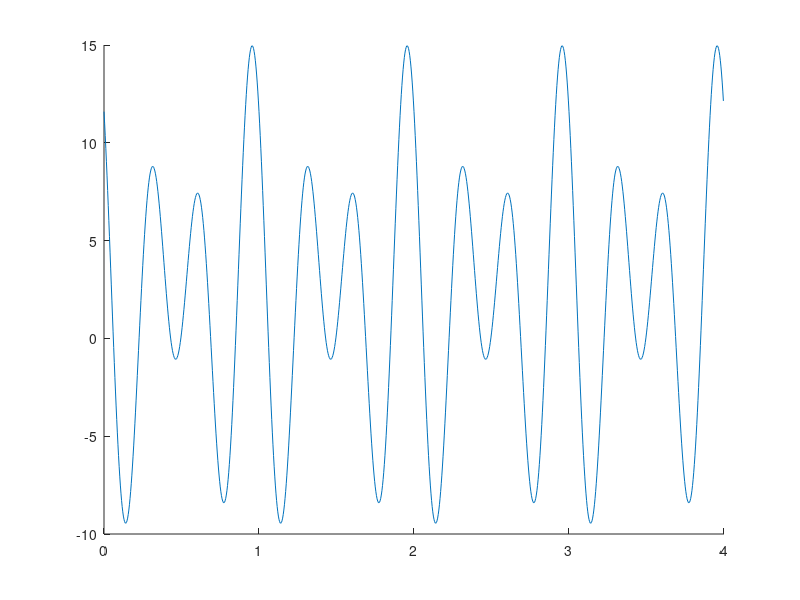

MATLAB code to generate this figure: (Note: this script raises an error after producing the figure.)
function testPowerSpectrum

    N = 1024;
    
    A1 = 5;
    A2 = 8;
    C = 2;
    freq1_rad = 2;
    freq2_rad = 3;
    phi1 = rand*2*pi;
    phi2 = pi/4;
%     t_start = 0;
    t =4*[0:N-1]/N;

    y = A1*sin(2*pi*freq1_rad*t + phi1)+A2*cos(2*pi*freq2_rad*t+phi2)+C;

%     y = y.* gaussian(t, mean(t), 5.8);
    figure(15); clf; hold on;
    
    plot(t,y);
    
    [freqs, pows, phases] = powerSpectrum(t, y);

    figure(16);
    plot(freqs, pows, 'o-')
    drawVerticalLine([freq1_rad, freq2_rad]);
    xlim([0 4]);
    3;

    
 





end